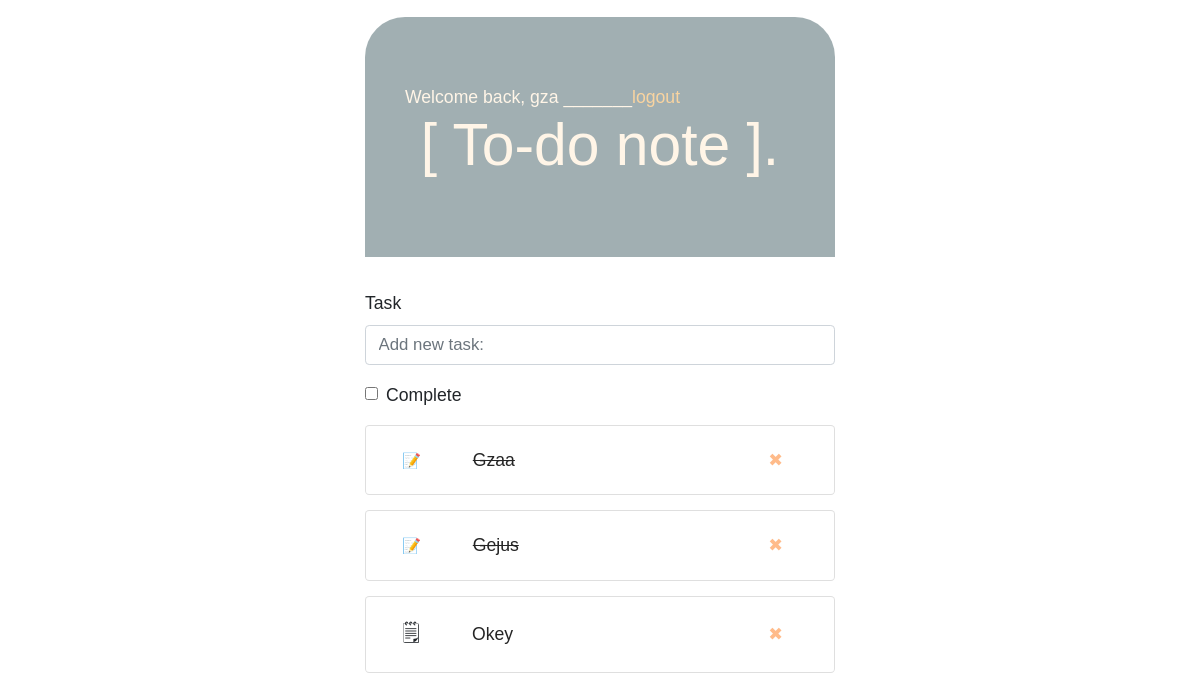
/home (signed in), run on an earlier commit of the app's database.
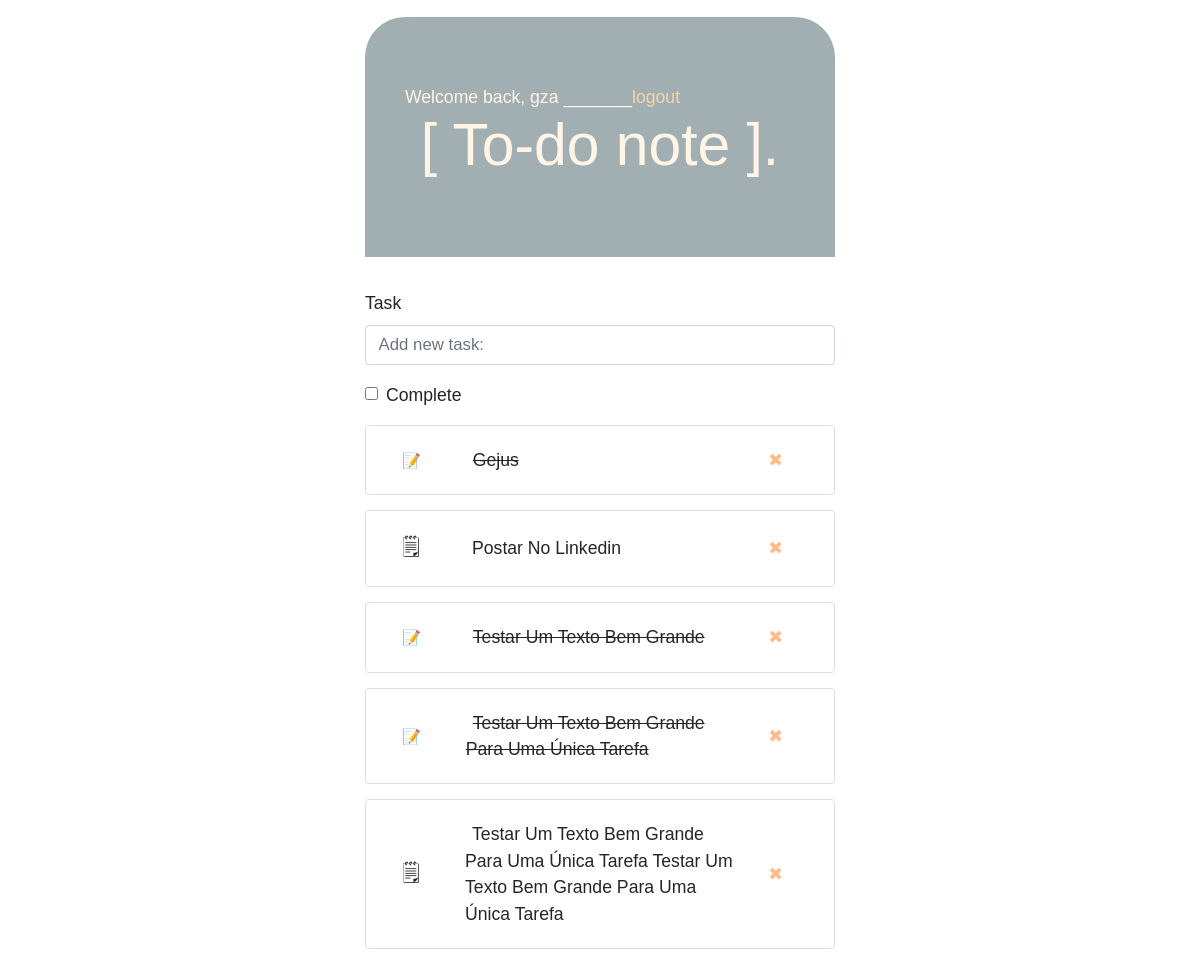
And on a later commit of the database.
### core/models.py (models this page shows)
class Task(models.Model):
    task = models.CharField(max_length=100)
    complete = models.BooleanField(default=False)
    date_added = models.DateField(auto_now_add=True)
    owner = models.ForeignKey(User, on_delete=models.CASCADE)
    def __str__(self) -> str:
        return self.task
    class Meta:
        ordering = ['complete']

### core/views.py (the view, shortened to what this page needs)
# urls.py: path('', views.HomeView.as_view(), name='home'),
class HomeView(LoginRequiredMixin, View):
    template_name = 'core/home.html'
    def setup(self, request, *args, **kwargs):
        super().setup(request, *args, **kwargs)
        tasks = Task.objects.filter(owner=self.request.user).order_by('date_added')
        self.context = {
            'tasks': tasks,
            'form': TaskForm(request.POST or None),
        }
    def get(self, request, *args, **kwargs):
        return render(request, self.template_name, self.context)

### core/forms.py
class TaskForm(forms.ModelForm):
    task = forms.CharField(
            widget=forms.TextInput(
                attrs={
                    'placeholder':'Add new task:'
                    }))
    class Meta:
        model = Task
        fields = ['task', 'complete']

### core/templates/core/home.html (shortened to what this page needs)
{% extends 'core/base.html' %}
{% load bootstrap4 %}
{% load static %}
{% block content %}
        <header class="jumbotron jumbotron-fluid">
            <ul class="nav">
                <li class="nav-item"><span class="user">Welcome back, {{ user.username }} _______ </span></li>
                <li class="nav-item"><a class ="logout" href="{% url 'logout' %}">logout</a></li>
            </ul>
                <h1 class="display-4">[ To-do note ].</h1>
        </header>
                <form action="{% url 'home' %}" method="post" class="form">
                    {% bootstrap_form form %}
                </form>
                {% for task in tasks %}
                <div id="task-body" class="card">
                    <div class="card-body">
                        {% if not task.complete %}
                            <table class="container text-left">
                                    <tr>
                                        <td class="col-1"><span id="to-do" >&#128466;</span></td>
                                        <td class="col-6"><a id="task-name" class="card-link" href="{% url 'edit' task.id %}">{{ task|title }}</a></td>
                                        <td class="col-1"><a id="delete" class="card-link" href="{% url 'delete' task.id %}">&#10006;</a></td>
                                    </tr>
                            </table>
                        {% else %}
                            <table class="container text-left">
                                <tr>
                                    <td class="col-1"><span id="done" >&#128221;</span></td>
                                    <td class="col-6"><a style="text-decoration:line-through" id="task-name" class="card-link" href="{% url 'edit' task.id %}">{{ task|title }}</a></td>
                                    <td class="col-1"><a id="delete" class="card-link" href="{% url 'delete' task.id %}">&#10006;</a></td>
                            </table>
                        {% endif %}
                    </div>
                </div>
                {% endfor %}
{% endblock content %}

### core/templates/core/base.html (shortened to what this page needs)
{% load bootstrap4 %}
{% load static %}
<!DOCTYPE html>
<html lang="en">
<head>
    {% bootstrap_css %}
    <link rel="stylesheet" href="{% static 'css/styles.css' %}">
</head>
<body>
    <div class="container">
        {% block content %}{% endblock %}
    </div>
</body>
</html>

### core/templates/core/_nav.html (shortened to what this page needs)
{% load static %}

### core/static/css/styles.css (style rules this page uses)
* { margin: 0; padding: 0; box-sizing: border-box; font-size: 1.05rem; }
body { font-family: Arial, Helvetica, sans-serif; }
h1 { text-align: center; }
#task-name { margin-left: 7px; color: rgb(37, 37, 37); }
a { color: rgb(151, 188, 252); }
li { list-style: none; }
.container { max-width: 500px; }
#task-body { margin-bottom: 15px; }
.jumbotron { border-radius: 40px 40px 0 0; background-color: rgba(150, 166, 169, 0.895); color: rgb(255, 245, 231); }
.logout { color: rgb(249, 212, 160); }
#delete { color: rgb(255, 187, 138); }
.user { display: flex; flex-wrap: nowrap; justify-content: flex-start; margin-bottom: -10px; margin-left: 40px; }
#done { font-size: 0.9rem; }
#to-do { font-size: 1.30rem; }

What changed in the data, as far as the page shows it:
removed Task: task "Gzaa"
removed Task: task "Okey"
added Task: task "Postar No Linkedin"
added Task: task "Testar Um Texto Bem Grande"
added Task: task "Testar Um Texto Bem Grande Para Uma Única Tarefa"
added Task: task "Testar Um Texto Bem Grande Para Uma Única Tarefa Testar Um Texto Bem Grande Para Uma Única Tarefa"
